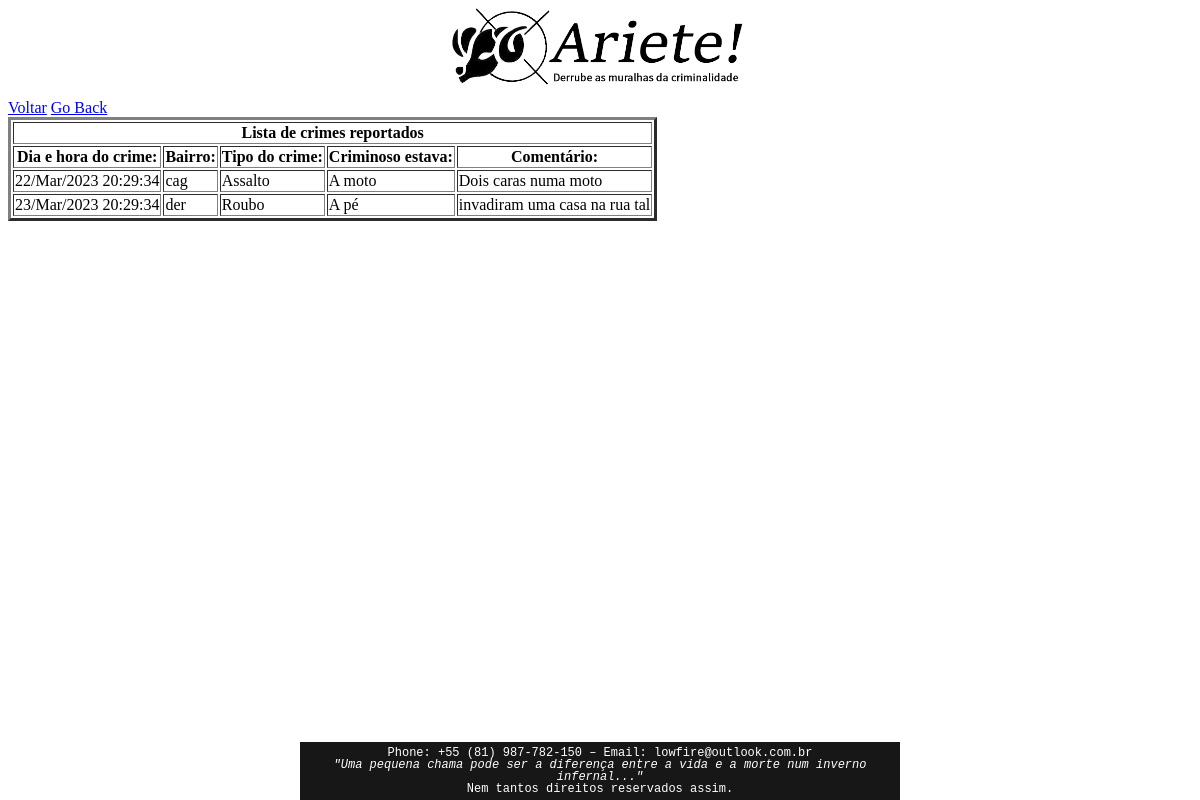
The app's page /ariete/php/replist.php (signed in) with its own data.
### tables this page shows
CREATE TABLE IF NOT EXISTS crimereport(
	id_rep INTEGER PRIMARY KEY AUTO_INCREMENT,
	id_usu INTEGER NOT NULL,
	distr VARCHAR(50) NOT NULL,
	crimetype VARCHAR(50) NOT NULL,
	criminal VARCHAR(50) NOT NULL,
	addinfo VARCHAR(100),
	dtime DATETIME NOT NULL
);

### ariete/php/replist.php (the view, shortened to what this page needs)
<?php
	include 'dbconn.php';
?>
<!DOCTYPE html>
<html lang="pt-BR">
<head>
</head>
<?php
	include '../header.php';
?>
<link rel="stylesheet" type="text/css" href="../css/header.css" />
<body>
	<a href="../home.php">Voltar</a>
		<a href="javascript:history.back()">Go Back</a>
	<table border="3">
		<thead>
			<th scope="col" colspan="5">Lista de crimes reportados</th>
			<tr>
				<th scope="col">Dia e hora do crime:</th>
				<th scope="col">Bairro:</th>
				<th scope="col">Tipo do crime:</th>
				<th scope="col">Criminoso estava:</th>
				<th scope="col">Comentário:</th>
			</tr>
		</thead>
		<tbody>
			<?php
				$result = $dbconn -> query("SELECT * FROM `crimereport` WHERE id_usu = '".strtolower($_COOKIE['login'])."' ");
				while ($row = mysqli_fetch_assoc($result)) {
					$date = new DateTime($row['dtime']);
			?>
				<tr>
					<td><?php echo $date->format('d/M/Y H:i:s'); ?></td>
					<td><?php echo $row['distr']; ?></td>
					<td><?php echo $row['crimetype']; ?></td>
					<td><?php echo $row['criminal']; ?></td>
					<td><?php echo $row['addinfo']; ?></td>
				</tr>
			<?php
				}
			?>
		</tbody>
	</table>
</body>
<?php
	include '../footer.php';
?>
<link rel="stylesheet" type="text/css" href="../css/footer.css" />
</html>

### records on screen
crimereport: dtime "22/Mar/2023 20:29:34", distr "cag", crimetype "Assalto", criminal "A moto", addinfo "Dois caras numa moto"
crimereport: dtime "23/Mar/2023 20:29:34", distr "der", crimetype "Roubo", criminal "A pé", addinfo "invadiram uma casa na rua tal"
